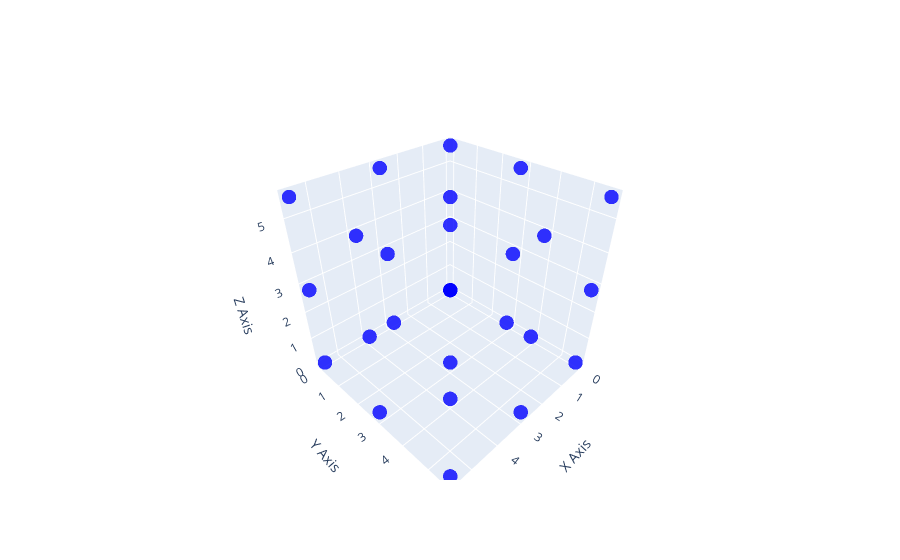

The notebook cell this image was saved under:
### Code cell
import plotly.graph_objs as go

def FCC_Structure(scale_factor):
    vertices = []
    for x in range(3):
        for y in range(3):
            for z in range(3):
                vertices.append((x * scale_factor, y * scale_factor, z * scale_factor))
    return vertices

# Generating the vertices of a 3x3x3 cube
cube_vertices = FCC_Structure((5.59/2))

# Extracting x, y, z coordinates for plotting
x_coords, y_coords, z_coords = zip(*cube_vertices)

# Creating a scatter3d trace for the cube vertices
trace = go.Scatter3d(
    x=x_coords,
    y=y_coords,
    z=z_coords,
    mode='markers',
    marker=dict(
        size=5,
        color='blue',  # Change the color if desired
        opacity=0.8
    )
)

# Creating layout for the plot
layout = go.Layout(
    scene=dict(
        xaxis=dict(title='X Axis'),
        yaxis=dict(title='Y Axis'),
        zaxis=dict(title='Z Axis')
    )
)

# Creating the figure and plotting the cube vertices
fig = go.Figure(data=[trace], layout=layout)

# Displaying the plot
fig.show()

### Figure 1 — Plotly figure (JSON) as saved in the notebook; plotly's stock layout.template omitted (floating-point values rounded to 4 significant figures)
{"data": [{"marker": {"color": "blue", "opacity": 0.8, "size": 5}, "mode": "markers", "type": "scatter3d", "x": [0, 0, 0, 0, 0, 0, 0, 0, 0, 2.795, 2.795, 2.795, 2.795, 2.795, 2.795, 2.795, 2.795, 2.795, 5.59, 5.59, 5.59, 5.59, 5.59, 5.59, 5.59, 5.59, 5.59], "y": [0, 0, 0, 2.795, 2.795, 2.795, 5.59, 5.59, 5.59, 0, 0, 0, 2.795, 2.795, 2.795, 5.59, 5.59, 5.59, 0, 0, 0, 2.795, 2.795, 2.795, 5.59, 5.59, 5.59], "z": [0, 2.795, 5.59, 0, 2.795, 5.59, 0, 2.795, 5.59, 0, 2.795, 5.59, 0, 2.795, 5.59, 0, 2.795, 5.59, 0, 2.795, 5.59, 0, 2.795, 5.59, 0, 2.795, 5.59]}], "layout": {"scene": {"xaxis": {"title": {"text": "X Axis"}}, "yaxis": {"title": {"text": "Y Axis"}}, "zaxis": {"title": {"text": "Z Axis"}}}}}
